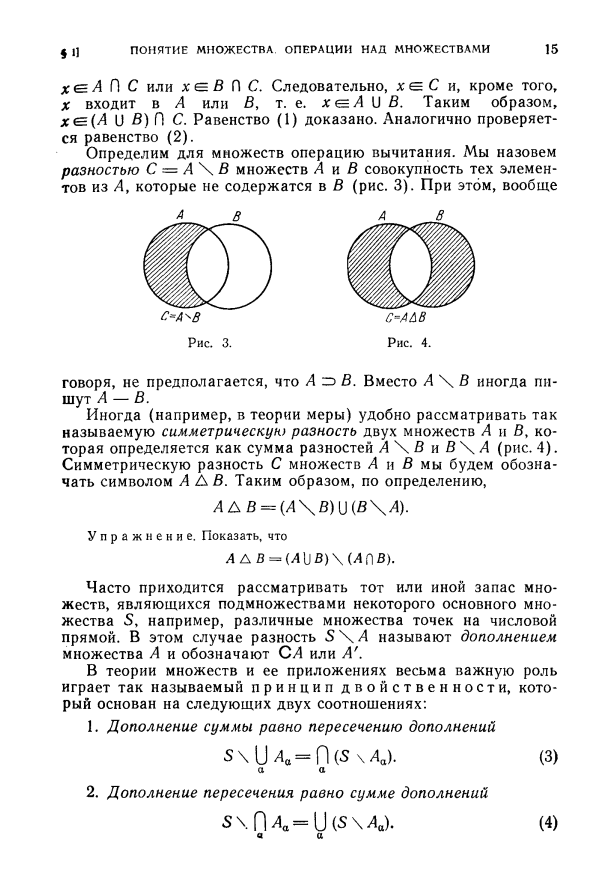
#> input picture boxSegmentation/helemski.png, 603 x 869 px, given in place of formula.png, which was not available
$ python generate_synthetic.py
#> lines starting #> are read from the running program, lines starting #| are printed output that depends on the picture; pictures that were not available may be replaced by others from this repository, and a replacement may not be noted
"""Compositional formulas, structural holdouts and physically separated splits."""

from __future__ import annotations

import argparse
import hashlib
import json
import random
import subprocess
import tempfile
from io import BytesIO
from pathlib import Path

import numpy as np
from PIL import Image, ImageFilter, ImageOps
from tqdm import tqdm

SPLITS = ("train", "val", "test")
STYLE_FONTS = {"train": ("cm", "newtx"), "val": ("pazo",), "test": ("euler",)}


def composed_formula(rng, depth=3, renderer="tex"):
    """Return LaTeX and a value-independent expression-tree signature."""
    if depth == 0 or rng.random() < 0.22:
        return rng.choice((rng.choice("xyztabc"), str(rng.randint(1, 99)))), "atom"
    operations = [
        "add",
        "sub",
        "mul",
        "frac",
        "sqrt",
        "power",
        "subscript",
        "sin",
        "cos",
        "log",
        "sum",
        "integral",
        "equal",
        "paren",
    ]
    if renderer == "tex":
        operations += ["matrix", "cases"]
    op = rng.choice(operations)
    a, sa = composed_formula(rng, depth - 1, renderer)
    if op in ("sqrt", "sin", "cos", "log", "paren", "sum", "integral"):
        values = {
            "sqrt": rf"\sqrt{{{a}}}",
            "sin": rf"\sin\left({a}\right)",
            "cos": rf"\cos\left({a}\right)",
            "log": rf"\log\left({a}\right)",
            "paren": rf"\left({a}\right)",
            "sum": rf"\sum_{{i=1}}^{{{rng.randint(2, 9)}}}\left({a}\right)",
            "integral": rf"\int_{{0}}^{{{rng.randint(1, 9)}}}\left({a}\right)\,dx",
        }
        return values[op], f"{op}({sa})"
    b, sb = composed_formula(rng, depth - 1, renderer)
    values = {
        "add": rf"{{{a}}}+{{{b}}}",
        "sub": rf"{{{a}}}-{{{b}}}",
        "mul": rf"\left({a}\right)\cdot\left({b}\right)",
        "frac": rf"\frac{{{a}}}{{{b}}}",
        "power": rf"{{{a}}}^{{{b}}}",
        "subscript": rf"{{{a}}}_{{{b}}}",
        "equal": rf"{{{a}}}={{{b}}}",
        "matrix": rf"\begin{{pmatrix}}{a} & {b} \\ {rng.randint(1, 9)} & {rng.choice('xy')}\end{{pmatrix}}",
        "cases": rf"\begin{{cases}}{a} & x>0 \\ {b} & x\leq 0\end{{cases}}",
    }
    # Also group reversed commutative expressions, conservatively preventing leakage.
    children = sorted((sa, sb)) if op in ("add", "mul", "equal") else (sa, sb)
    return values[op], f"{op}({','.join(children)})"


def assign_split(signature, seed):
    bucket = (
        int(hashlib.sha256(f"split-v2:{seed}:{signature}".encode()).hexdigest()[:8], 16)
        % 100
    )
    return "train" if bucket < 80 else "val" if bucket < 90 else "test"


def render_tex(latex, rng, font, workdir):
    package = {
        "cm": "",
        "newtx": r"\usepackage{newtxmath}",
        "pazo": r"\usepackage{mathpazo}",
        "euler": r"\usepackage{eulervm}",
    }[font]
    size = rng.choice((14, 17, 20, 24))
    source = (
        r"\documentclass[border=2pt]{standalone}\usepackage{amsmath,amssymb}"
        + package
        + r"\pagestyle{empty}\begin{document}"
        + rf"\fontsize{{{size}}}{{{size + 4}}}\selectfont"
        + r"$\displaystyle "
        + latex
        + r"$\end{document}"
    )
    (workdir / "formula.tex").write_text(source)
    subprocess.run(
        [
            "/usr/bin/pdflatex",
            "-no-shell-escape",
            "-interaction=batchmode",
            "-halt-on-error",
            "formula.tex",
        ],
        cwd=workdir,
        stdout=subprocess.DEVNULL,
        stderr=subprocess.PIPE,
        check=True,
        timeout=25,
    )
    subprocess.run(
        [
            "/usr/bin/pdftoppm",
            "-f",
            "1",
            "-singlefile",
            "-r",
            str(rng.choice((110, 150, 180))),
            "-png",
            "formula.pdf",
            "formula",
        ],
        cwd=workdir,
        stdout=subprocess.DEVNULL,
        stderr=subprocess.PIPE,
        check=True,
        timeout=25,
    )
    with Image.open(workdir / "formula.png") as source_image:
        image = source_image.convert("RGB")
    from PIL import ImageChops

    bounds = (
        ImageChops.difference(image, Image.new("RGB", image.size, "white"))
        .convert("L")
        .point(lambda p: 255 if p > 35 else 0)
        .getbbox()
    )
    if not bounds:
        raise ValueError("TeX produced an empty image")
    return image.crop(bounds)


def vary_capture(image, rng):
    """Static, seeded capture variation: includes clean and degraded samples."""
    image = ImageOps.expand(
        image, border=(rng.randint(8, 35), rng.randint(8, 25)), fill="white"
    )
    profile = rng.choice(("clean", "scan", "camera"))
    if profile == "clean":
        return image, profile
    if profile == "camera":
        # Rotation uses expand so content isn't clipped; perspective keeps a margin.
        image = image.rotate(
            rng.uniform(-4, 4),
            resample=Image.Resampling.BICUBIC,
            expand=True,
            fillcolor="white",
        )
        w, h = image.size
        shear = rng.uniform(-0.07, 0.07)
        image = image.transform(
            (w, h),
            Image.Transform.AFFINE,
            (1, shear, -shear * h / 2, rng.uniform(-0.025, 0.025), 1, 0),
            resample=Image.Resampling.BICUBIC,
            fillcolor="white",
        )
    pixels = np.asarray(image).astype(np.float32)
    h, w = pixels.shape[:2]
    yy, xx = np.mgrid[:h, :w]
    illumination = (
        1
        + rng.uniform(-0.22, 0.22) * (xx / max(w - 1, 1) - 0.5)
        + rng.uniform(-0.18, 0.18) * (yy / max(h - 1, 1) - 0.5)
    )
    pixels *= illumination[..., None]
    pixels += np.random.default_rng(rng.randrange(2**32)).normal(
        0, rng.uniform(0.2, 4), pixels.shape
    )
    image = Image.fromarray(np.uint8(np.clip(pixels, 0, 255)))
    image = image.filter(ImageFilter.GaussianBlur(rng.uniform(0, 0.65)))
    buffer = BytesIO()
    image.save(buffer, format="JPEG", quality=rng.randint(55, 95))
    buffer.seek(0)
    with Image.open(buffer) as compressed:
        return compressed.convert("RGB"), profile


def audit_records(records):
    """Reject cross-split content groups, duplicate labels and duplicate pixels."""
    owners = {key: {} for key in ("group_id", "latex", "pixel_sha256")}
    for split, rows in records.items():
        for row in rows:
            for key, seen in owners.items():
                value = row[key]
                if value in seen and seen[value] != split:
                    raise ValueError(f"Cross-split leakage for {key}: {value}")
                seen[value] = split
    return {key: len(values) for key, values in owners.items()}


def generate(num, out, seed=42, image_size=384, renderer="tex", variants=2):
    """Create a fresh v2 dataset. num counts images, not expression groups."""
    if num < 30 or variants < 1 or image_size < 96:
        raise ValueError("num >= 30, variants >= 1 and image_size >= 96 are required")
    out = Path(out)
    if out.exists() and any(out.iterdir()):
        raise FileExistsError(f"Dataset destination must be empty: {out}")
    if renderer not in ("tex", "mathtext"):
        raise ValueError("renderer must be tex or mathtext")
    if renderer == "tex" and not (
        Path("/usr/bin/pdflatex").exists() and Path("/usr/bin/pdftoppm").exists()
    ):
        raise RuntimeError(
            "TeX rendering requires pdflatex and pdftoppm; choose --renderer mathtext explicitly for lightweight tests"
        )
    rng = random.Random(seed)
    records = {split: [] for split in SPLITS}
    # Exact counts are quotas; assignment of groups is independent of quotas.
    quotas = {
        "train": num - 2 * max(1, num // 10),
        "val": max(1, num // 10),
        "test": max(1, num // 10),
    }
    labels = set()
    group_counts = {}
    failures = 0
    attempts = 0
    out.mkdir(parents=True, exist_ok=True)
    (out / "manifest.json").write_text(
        json.dumps({"schema_version": 2, "complete": False})
    )
    for split in SPLITS:
        (out / split / "images").mkdir(parents=True)
    with tempfile.TemporaryDirectory(prefix="photototex-render-") as temporary:
        workdir = Path(temporary)
        with tqdm(total=num, desc="Generating v2") as progress:
            while any(len(records[s]) < quotas[s] for s in SPLITS):
                attempts += 1
                if attempts > num * 300:
                    raise RuntimeError(
                        "Could not fill splits; inspect rendering failures or increase formula diversity"
                    )
                latex, signature = composed_formula(
                    rng, rng.choice((2, 3, 4)), renderer
                )
                if len(latex) + 2 > 256 or latex in labels:
                    continue
                split = assign_split(signature, seed)
                if group_counts.get(signature, 0) >= 8:
                    continue
                if len(records[split]) >= quotas[split]:
                    continue
                font = (
                    rng.choice(STYLE_FONTS[split])
                    if renderer == "tex"
                    else {"train": "cm", "val": "stix", "test": "dejavusans"}[split]
                )
                try:
                    if renderer == "tex":
                        base = render_tex(latex, rng, font, workdir)
                    else:
                        import matplotlib

                        matplotlib.use("Agg")
                        from matplotlib import rc_context
                        from matplotlib.mathtext import math_to_image

                        buffer = BytesIO()
                        with rc_context({"mathtext.fontset": font}):
                            math_to_image(
                                "$" + latex + "$",
                                buffer,
                                dpi=rng.choice((110, 150, 180)),
                                format="png",
                            )
                        buffer.seek(0)
                        with Image.open(buffer) as im:
                            base = im.convert("RGB")
                except (
                    subprocess.CalledProcessError,
                    subprocess.TimeoutExpired,
                    ValueError,
                    RuntimeError,
                ):
                    failures += 1
                    continue
                labels.add(latex)
                group_counts[signature] = group_counts.get(signature, 0) + 1
                group = hashlib.sha256(signature.encode()).hexdigest()
                for variant in range(
                    min(variants, quotas[split] - len(records[split]))
                ):
                    sample_rng = random.Random(rng.randrange(2**63))
                    image, profile = vary_capture(base, sample_rng)
                    # Variable image geometry; cap only very large crops, without stretching.
                    image.thumbnail(
                        (image_size * 2, image_size), Image.Resampling.LANCZOS
                    )
                    index = len(records[split])
                    sample_id = f"{split}-{index:06d}"
                    path = out / split / "images" / f"{sample_id}.png"
                    image.save(path)
                    records[split].append(
                        {
                            "id": sample_id,
                            "image": f"images/{sample_id}.png",
                            "latex": latex,
                            "group_id": group,
                            "structure": signature,
                            "variant": variant,
                            "font": font,
                            "capture": profile,
                            "renderer": renderer,
                            "pixel_sha256": hashlib.sha256(
                                image.tobytes() + str(image.size).encode()
                            ).hexdigest(),
                        }
                    )
                    progress.update(1)
    unique = audit_records(records)
    train_chars = set("".join(row["latex"] for row in records["train"]))
    coverage = {
        s: sorted(set("".join(row["latex"] for row in records[s])) - train_chars)
        for s in ("val", "test")
    }
    if any(coverage.values()):
        raise ValueError(
            f"Evaluation contains characters absent from train: {coverage}; increase num or use another seed"
        )
    for split, rows in records.items():
        (out / split / "annotations.jsonl").write_text(
            "".join(json.dumps(row, ensure_ascii=False) + "\n" for row in rows)
        )
    manifest = {
        "schema_version": 2,
        "seed": seed,
        "renderer": renderer,
        "image_count": num,
        "variants_per_formula": variants,
        "counts": {s: len(v) for s, v in records.items()},
        "unique": unique,
        "render_failures": failures,
        "unseen_target_characters": coverage,
        "split_policy": "sha256 of value-independent expression tree; 80/10/10 hash buckets, exact image quotas; all sibling variants and same structures stay together",
        "fonts": STYLE_FONTS
        if renderer == "tex"
        else {"train": ["cm"], "val": ["stix"], "test": ["dejavusans"]},
        "evaluation_scope": "synthetic structural and font holdout, not real-photo accuracy",
        "complete": True,
    }
    manifest.update(
        {
            "generator_algorithm_version": "2.0",
            "max_target_tokens": 256,
            "depth_range": [2, 4],
            "max_formulas_per_structure": 8,
            "max_image_size": [image_size * 2, image_size],
            "capture_profiles": ["clean", "scan", "camera"],
        }
    )
    (out / "manifest.json").write_text(json.dumps(manifest, indent=2))
    (out / "README.md").write_text(
        "# Synthetic formula dataset v2\n\nPhysical splits: train/, val/, test/. Each contains images/ and annotations.jsonl.\nImage paths are relative to that split's annotation file. manifest.json records generation and audit.\nValidation and test hold out expression-tree groups and fonts. They are still synthetic; use independent real photographs for real-world validation.\n"
    )
    return manifest


def main():
    parser = argparse.ArgumentParser()
    parser.add_argument("--num", type=int, default=5000)
    parser.add_argument("--out", default="data/formula_v2")
    parser.add_argument("--seed", type=int, default=42)
    parser.add_argument("--image-size", type=int, default=384)
    parser.add_argument("--renderer", choices=("tex", "mathtext"), default="tex")
    parser.add_argument("--variants", type=int, default=2)
    args = parser.parse_args()
    generate(
        args.num, args.out, args.seed, args.image_size, args.renderer, args.variants
    )
#> in render_tex, source_image is the input picture: PIL image 603x869 RGBA; mean R, G, B, A 237.3, 237.3, 237.3, 255
#> in render_tex, `bounds = ( ImageChops.difference(image, Image.new("RGB", image.size, "..`: bounds = (56, 43, 558, 839)
#> in render_tex, `return image.crop(bounds)`:
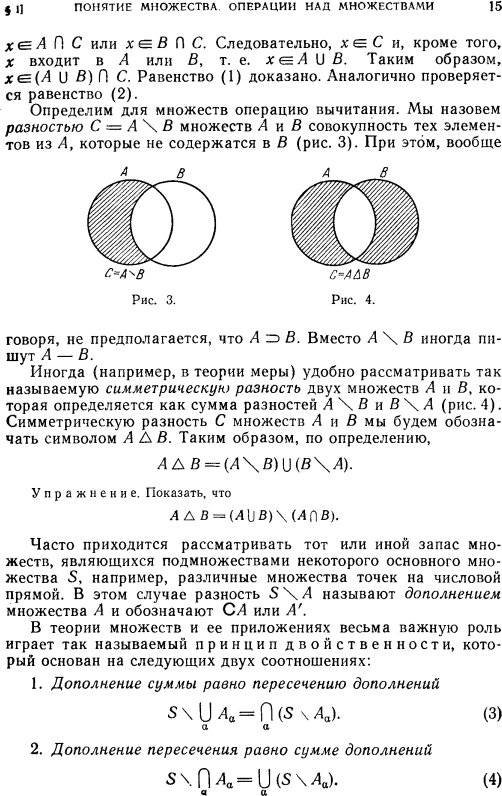
#> returned value: PIL image 502x796 RGB; min 0, max 255, mean 231.8
#> in vary_capture, `image = ImageOps.expand( image, border=(rng.randint(8, 35), rng.randin..`:
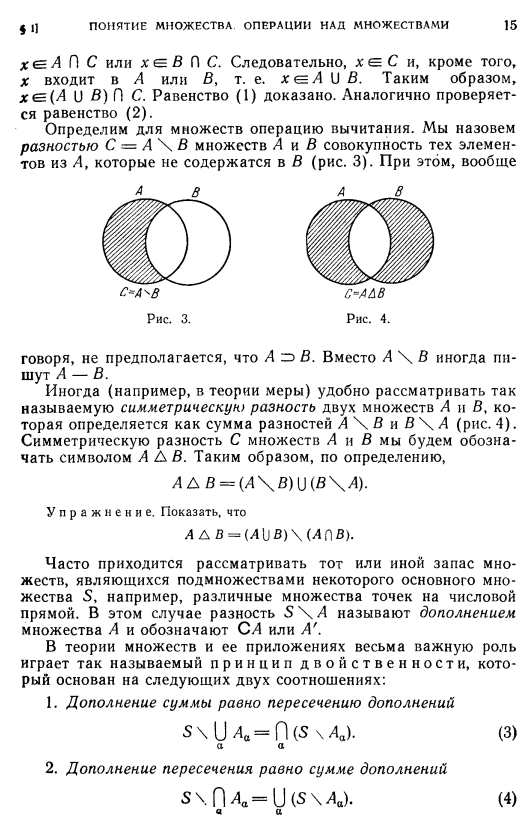
#> image: PIL image 532x834 RGB; min 0, max 255, mean 234.1
#> in generate, `image, profile = vary_capture(base, sample_rng)`: profile = 'clean'
#> in generate, `image.thumbnail( (image_size * 2, image_size), Image.Resampling.LANCZO..`:
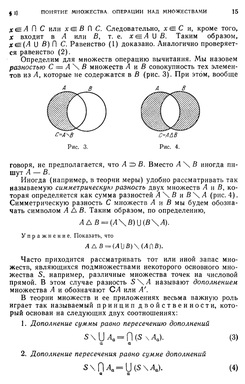
#> image: PIL image 245x384 RGB; min 0, max 255, mean 232.9


if __name__ == "__main__":
#> (the run stopped early here; a loop or call above may not have finished)
